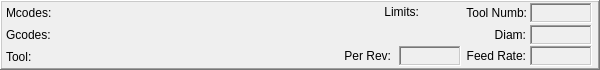
      <widget class="QFrame" name="frame_status">
       <property name="geometry">
        <rect>
         <x>0</x>
         <y>400</y>
         <width>600</width>
         <height>70</height>
        </rect>
       </property>
       <property name="minimumSize">
        <size>
         <width>591</width>
         <height>70</height>
        </size>
       </property>
       <property name="maximumSize">
        <size>
         <width>600</width>
         <height>70</height>
        </size>
       </property>
       <property name="frameShape">
        <enum>QFrame::WinPanel</enum>
       </property>
       <property name="frameShadow">
        <enum>QFrame::Raised</enum>
       </property>
       <widget class="StatusLabel" name="lab_mcode_list">
        <property name="geometry">
         <rect>
          <x>58</x>
          <y>3</y>
          <width>318</width>
          <height>20</height>
         </rect>
        </property>
        <property name="minimumSize">
         <size>
          <width>318</width>
          <height>20</height>
         </size>
        </property>
        <property name="maximumSize">
         <size>
          <width>318</width>
          <height>20</height>
         </size>
        </property>
        <property name="font">
         <font>
          <pointsize>9</pointsize>
         </font>
        </property>
        <property name="frameShape">
         <enum>QFrame::NoFrame</enum>
        </property>
        <property name="frameShadow">
         <enum>QFrame::Sunken</enum>
        </property>
        <property name="text">
         <string/>
        </property>
        <property name="mcodes_status" stdset="0">
         <bool>true</bool>
        </property>
       </widget>
       <widget class="StatusLabel" name="lab_gcode_list">
        <property name="geometry">
         <rect>
          <x>58</x>
          <y>25</y>
          <width>424</width>
          <height>20</height>
         </rect>
        </property>
        <property name="minimumSize">
         <size>
          <width>424</width>
          <height>20</height>
         </size>
        </property>
        <property name="maximumSize">
         <size>
          <width>400</width>
          <height>20</height>
         </size>
        </property>
        <property name="font">
         <font>
          <pointsize>9</pointsize>
         </font>
        </property>
        <property name="mouseTracking">
         <bool>true</bool>
        </property>
        <property name="frameShape">
         <enum>QFrame::NoFrame</enum>
        </property>
        <property name="frameShadow">
         <enum>QFrame::Sunken</enum>
        </property>
        <property name="text">
         <string/>
        </property>
        <property name="gcodes_status" stdset="0">
         <bool>true</bool>
        </property>
        <property name="mcodes_status" stdset="0">
         <bool>false</bool>
        </property>
       </widget>
       <widget class="StatusLabel" name="lab_feed_per_rev">
        <property name="geometry">
         <rect>
          <x>399</x>
          <y>46</y>
          <width>62</width>
          <height>20</height>
         </rect>
        </property>
        <property name="minimumSize">
         <size>
          <width>62</width>
          <height>20</height>
         </size>
        </property>
        <property name="maximumSize">
         <size>
          <width>62</width>
          <height>20</height>
         </size>
        </property>
        <property name="font">
         <font>
          <pointsize>10</pointsize>
         </font>
        </property>
        <property name="frameShape">
         <enum>QFrame::WinPanel</enum>
        </property>
        <property name="frameShadow">
         <enum>QFrame::Sunken</enum>
        </property>
        <property name="text">
         <string/>
        </property>
        <property name="textFormat">
         <enum>Qt::RichText</enum>
        </property>
        <property name="alignment">
         <set>Qt::AlignCenter</set>
        </property>
        <property name="feed_override_status" stdset="0">
         <bool>false</bool>
        </property>
        <property name="spindle_override_status" stdset="0">
         <bool>false</bool>
        </property>
        <property name="current_feedrate_status" stdset="0">
         <bool>false</bool>
        </property>
        <property name="current_FPU_status" stdset="0">
         <bool>true</bool>
        </property>
       </widget>
       <widget class="StatusLabel" name="lab_tool_numb">
        <property name="geometry">
         <rect>
          <x>530</x>
          <y>3</y>
          <width>62</width>
          <height>20</height>
         </rect>
        </property>
        <property name="minimumSize">
         <size>
          <width>62</width>
          <height>20</height>
         </size>
        </property>
        <property name="maximumSize">
         <size>
          <width>62</width>
          <height>20</height>
         </size>
        </property>
        <property name="font">
         <font>
          <pointsize>10</pointsize>
         </font>
        </property>
        <property name="frameShape">
         <enum>QFrame::WinPanel</enum>
        </property>
        <property name="frameShadow">
         <enum>QFrame::Sunken</enum>
        </property>
        <property name="text">
         <string/>
        </property>
        <property name="textFormat">
         <enum>Qt::RichText</enum>
        </property>
        <property name="alignment">
         <set>Qt::AlignCenter</set>
        </property>
        <property name="feed_override_status" stdset="0">
         <bool>false</bool>
        </property>
        <property name="spindle_override_status" stdset="0">
         <bool>false</bool>
        </property>
        <property name="current_feedrate_status" stdset="0">
         <bool>false</bool>
        </property>
        <property name="tool_number_status" stdset="0">
         <bool>true</bool>
        </property>
       </widget>
       <widget class="StatusLabel" name="lab_tool_diam">
        <property name="geometry">
         <rect>
          <x>530</x>
          <y>25</y>
          <width>62</width>
          <height>20</height>
         </rect>
        </property>
        <property name="minimumSize">
         <size>
          <width>62</width>
          <height>20</height>
         </size>
        </property>
        <property name="maximumSize">
         <size>
          <width>62</width>
          <height>20</height>
         </size>
        </property>
        <property name="frameShape">
         <enum>QFrame::WinPanel</enum>
        </property>
        <property name="frameShadow">
         <enum>QFrame::Sunken</enum>
        </property>
        <property name="text">
         <string/>
        </property>
        <property name="textFormat">
         <enum>Qt::RichText</enum>
        </property>
        <property name="alignment">
         <set>Qt::AlignCenter</set>
        </property>
        <property name="feed_override_status" stdset="0">
         <bool>false</bool>
        </property>
        <property name="spindle_override_status" stdset="0">
         <bool>false</bool>
        </property>
        <property name="current_feedrate_status" stdset="0">
         <bool>false</bool>
        </property>
        <property name="tool_diameter_status" stdset="0">
         <bool>true</bool>
        </property>
       </widget>
       <widget class="StatusLabel" name="lab_feed_rate">
        <property name="geometry">
         <rect>
          <x>530</x>
          <y>46</y>
          <width>62</width>
          <height>20</height>
         </rect>
        </property>
        <property name="minimumSize">
         <size>
          <width>62</width>
          <height>20</height>
         </size>
        </property>
        <property name="maximumSize">
         <size>
          <width>62</width>
          <height>20</height>
         </size>
        </property>
        <property name="font">
         <font>
          <pointsize>10</pointsize>
         </font>
        </property>
        <property name="frameShape">
         <enum>QFrame::WinPanel</enum>
        </property>
        <property name="frameShadow">
         <enum>QFrame::Sunken</enum>
        </property>
        <property name="text">
         <string/>
        </property>
        <property name="textFormat">
         <enum>Qt::RichText</enum>
        </property>
        <property name="alignment">
         <set>Qt::AlignCenter</set>
        </property>
        <property name="feed_override_status" stdset="0">
         <bool>false</bool>
        </property>
        <property name="spindle_override_status" stdset="0">
         <bool>false</bool>
        </property>
        <property name="current_feedrate_status" stdset="0">
         <bool>true</bool>
        </property>
       </widget>
       <widget class="StatusLabel" name="lab_tool_comment">
        <property name="geometry">
         <rect>
          <x>58</x>
          <y>46</y>
          <width>280</width>
          <height>20</height>
         </rect>
        </property>
        <property name="minimumSize">
         <size>
          <width>280</width>
          <height>20</height>
         </size>
        </property>
        <property name="maximumSize">
         <size>
          <width>280</width>
          <height>20</height>
         </size>
        </property>
        <property name="font">
         <font>
          <pointsize>10</pointsize>
         </font>
        </property>
        <property name="frameShape">
         <enum>QFrame::NoFrame</enum>
        </property>
        <property name="frameShadow">
         <enum>QFrame::Sunken</enum>
        </property>
        <property name="text">
         <string/>
        </property>
        <property name="gcodes_status" stdset="0">
         <bool>false</bool>
        </property>
        <property name="mcodes_status" stdset="0">
         <bool>false</bool>
        </property>
        <property name="tool_comment_status" stdset="0">
         <bool>true</bool>
        </property>
       </widget>
       <widget class="LED" name="led_in_limits_ind">
        <property name="geometry">
         <rect>
          <x>420</x>
          <y>3</y>
          <width>25</width>
          <height>25</height>
         </rect>
        </property>
        <property name="font">
         <font>
          <pointsize>9</pointsize>
         </font>
        </property>
        <property name="diameter">
         <number>16</number>
        </property>
       </widget>
       <widget class="QLabel" name="lab_mcodes_label">
        <property name="geometry">
         <rect>
          <x>6</x>
          <y>3</y>
          <width>52</width>
          <height>20</height>
         </rect>
        </property>
        <property name="text">
         <string>Mcodes:</string>
        </property>
       </widget>
       <widget class="QLabel" name="lab_gcodes_label">
        <property name="geometry">
         <rect>
          <x>6</x>
          <y>26</y>
          <width>54</width>
          <height>17</height>
         </rect>
        </property>
        <property name="text">
         <string>Gcodes:</string>
        </property>
       </widget>
       <widget class="QLabel" name="lab_tool_label">
        <property name="geometry">
         <rect>
          <x>6</x>
          <y>48</y>
          <width>54</width>
          <height>17</height>
         </rect>
        </property>
        <property name="text">
         <string>Tool:</string>
        </property>
       </widget>
       <widget class="QLabel" name="lab_in_limits_label">
        <property name="geometry">
         <rect>
          <x>378</x>
          <y>2</y>
          <width>41</width>
          <height>20</height>
         </rect>
        </property>
        <property name="text">
         <string>Limits:</string>
        </property>
        <property name="alignment">
         <set>Qt::AlignRight|Qt::AlignTrailing|Qt::AlignVCenter</set>
        </property>
       </widget>
       <widget class="QLabel" name="lab_feed_per_rev_label">
        <property name="geometry">
         <rect>
          <x>339</x>
          <y>46</y>
          <width>52</width>
          <height>20</height>
         </rect>
        </property>
        <property name="text">
         <string>Per Rev:</string>
        </property>
        <property name="alignment">
         <set>Qt::AlignRight|Qt::AlignTrailing|Qt::AlignVCenter</set>
        </property>
       </widget>
       <widget class="QLabel" name="lab_tool_numb_label">
        <property name="geometry">
         <rect>
          <x>453</x>
          <y>3</y>
          <width>74</width>
          <height>20</height>
         </rect>
        </property>
        <property name="text">
         <string>Tool Numb:</string>
        </property>
        <property name="alignment">
         <set>Qt::AlignRight|Qt::AlignTrailing|Qt::AlignVCenter</set>
        </property>
       </widget>
       <widget class="QLabel" name="lab_tool_diam_label">
        <property name="geometry">
         <rect>
          <x>488</x>
          <y>25</y>
          <width>38</width>
          <height>20</height>
         </rect>
        </property>
        <property name="text">
         <string>Diam:</string>
        </property>
        <property name="alignment">
         <set>Qt::AlignRight|Qt::AlignTrailing|Qt::AlignVCenter</set>
        </property>
       </widget>
       <widget class="QLabel" name="lab_feed_rate_label">
        <property name="geometry">
         <rect>
          <x>462</x>
          <y>46</y>
          <width>64</width>
          <height>20</height>
         </rect>
        </property>
        <property name="text">
         <string>Feed Rate:</string>
        </property>
        <property name="alignment">
         <set>Qt::AlignRight|Qt::AlignTrailing|Qt::AlignVCenter</set>
        </property>
       </widget>
      </widget>
